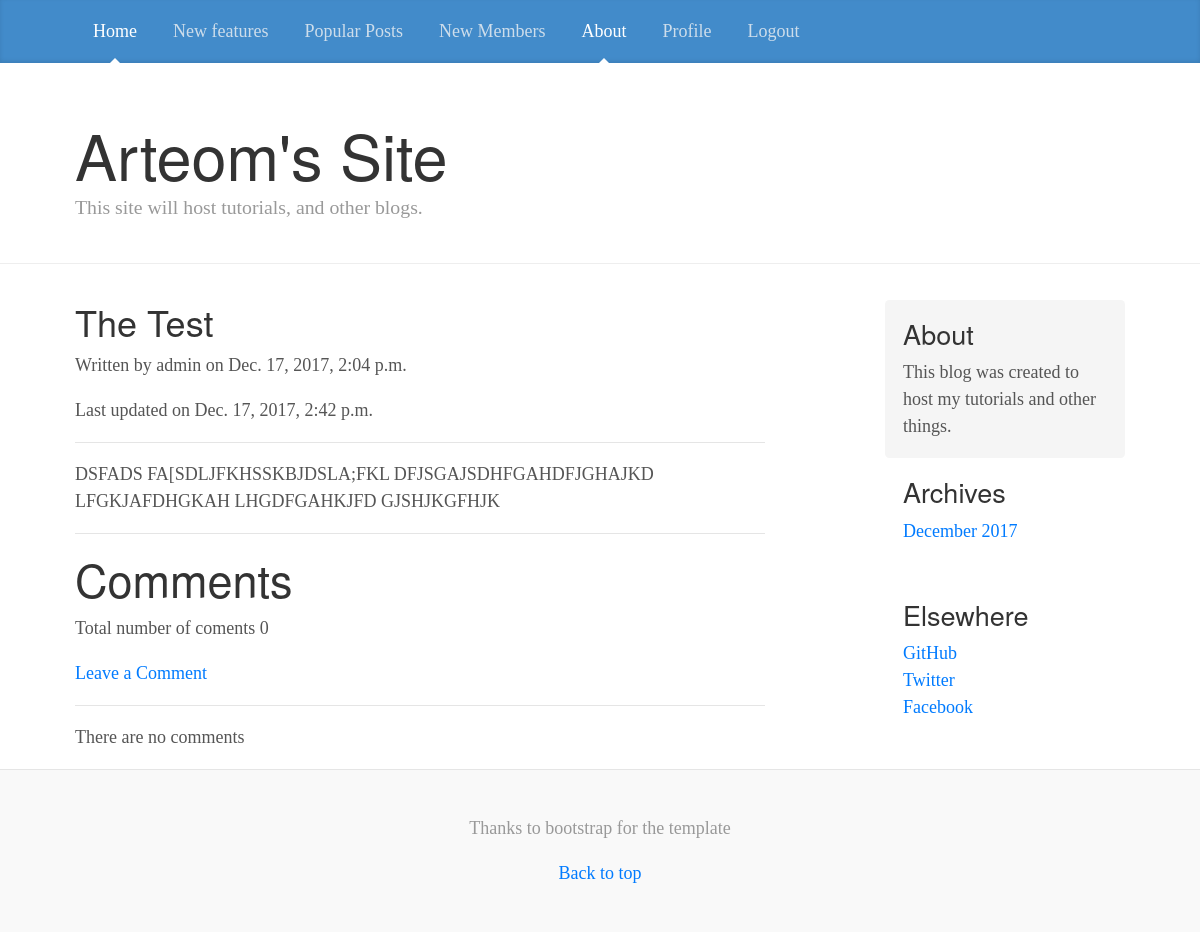
Screenshot of /test/ (signed in) with the database file from the repository.
### blog/models.py (models this page shows, shortened)
class Post(models.Model):
    STATUS_CHOICES = (
        ('draft', 'Draft'),
        ('published', 'Published'),
    )
    title = models.CharField(max_length=255)
    category = models.ForeignKey(Category)
    slug = models.SlugField(max_length=255, unique=True)
    content = models.TextField()
    seo_title = models.CharField(max_length=255)
    seo_description = models.CharField(max_length=255)
    author = models.ForeignKey(User, related_name='blog_posts')
    published = models.DateTimeField(default=timezone.now)
    created = models.DateTimeField(auto_now_add=True)
    updated = models.DateTimeField(auto_now=True)
    status = models.CharField(max_length=10, choices=STATUS_CHOICES, default='draft')

### blog/views.py (the view)
# urls.py: url(r'^(?P<slug>[-\w]+)/$', views.post_detail, name='post_detail'),
def post_detail(request, slug):
	post = get_object_or_404(Post, slug=slug)
	template = 'blog/blog.html'
	context = {'post': post}
	return render(request, template, context)

### blog/templates/blog/blog.html (shortened to what this page needs)
{% extends 'blog/header.html' %}
{% block content %}
	<h2>{{ post.title }}</h2>
	<p>Written by {{ post.author }} on {{ post.published }}</p>
	<p>Last updated on {{ post.updated }}</p>
	<hr>
	{{ post.content|safe|linebreaks }}
	<hr>
	<h1>Comments</h1>
	<p>Total number of coments {{ post.comments.count }}</p>
	{% if user.is_authenticated %}
		<a href="{% url 'blog:add_comment' slug=post.slug %}">Leave a Comment</a>
	{% else %}
		<p>Leave a Comment(Note: You must first login)</p>
	{% endif %}
	<hr>
	{% for comment in post.comments.all %}
		<p>{{ comment.created }}</p>
		<p>{{ comment.user }}</p>
		<p>{{ comment.body }}</p>
		<hr>
	{% empty %}
		<p>There are no comments</p>
	{% endfor %}
{% endblock %}

### blog/static/custom/blog.css (style rules this page uses)
@media (min-width: 48em) { html { font-size: 18px; } }
body { font-family: Georgia, "Times New Roman", Times, serif; color: #555; }
h1, .h1, h2, .h2, h3, .h3, h4, .h4, h5, .h5, h6, .h6 { font-family: "Helvetica Neue", Helvetica, Arial, sans-serif; font-weight: 400; color: #333; }

### rows the page displays
Post: title "The Test", author "admin", published "Dec. 17, 2017, 2:04 p.m.", updated "Dec. 17, 2017, 2:42 p.m.", content "DSFADS FA[SDLJFKHSSKBJDSLA;FKL DFJSGAJSDHFGAHDFJGHAJKD LFGKJAFDHGKAH LHGDFGAHKJFD GJSHJKGFHJK", comments.count "0"
